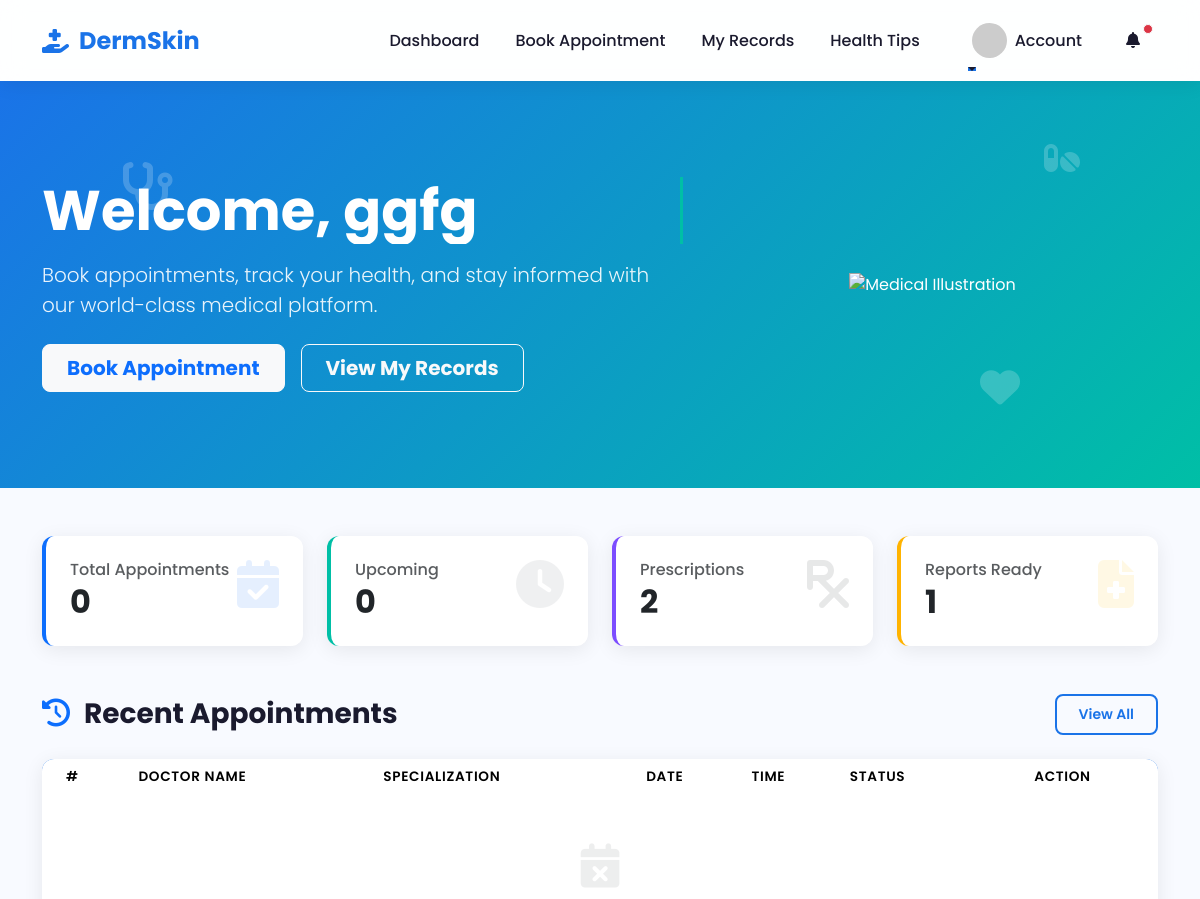
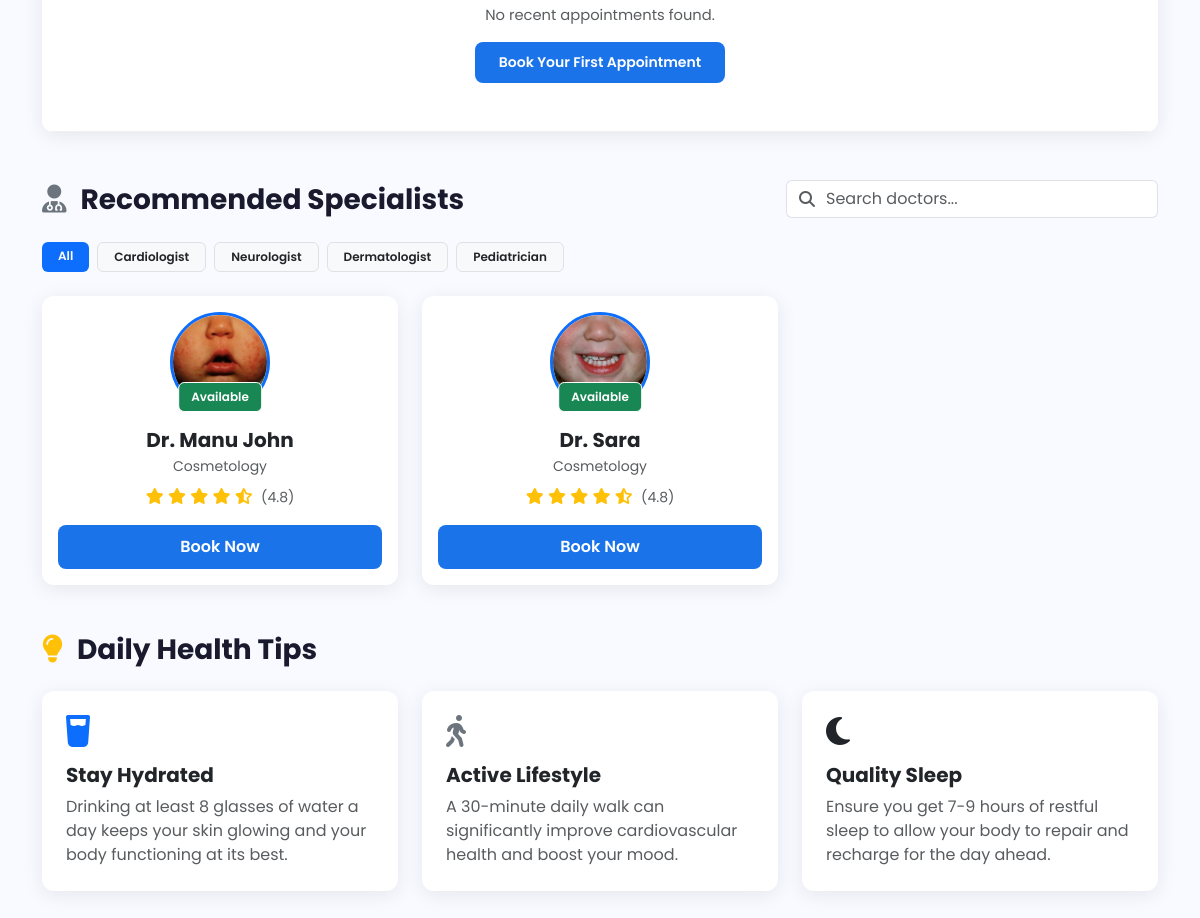
Page /patient_homepage/ (signed in) on the earlier database version (2 pictures, top to bottom).
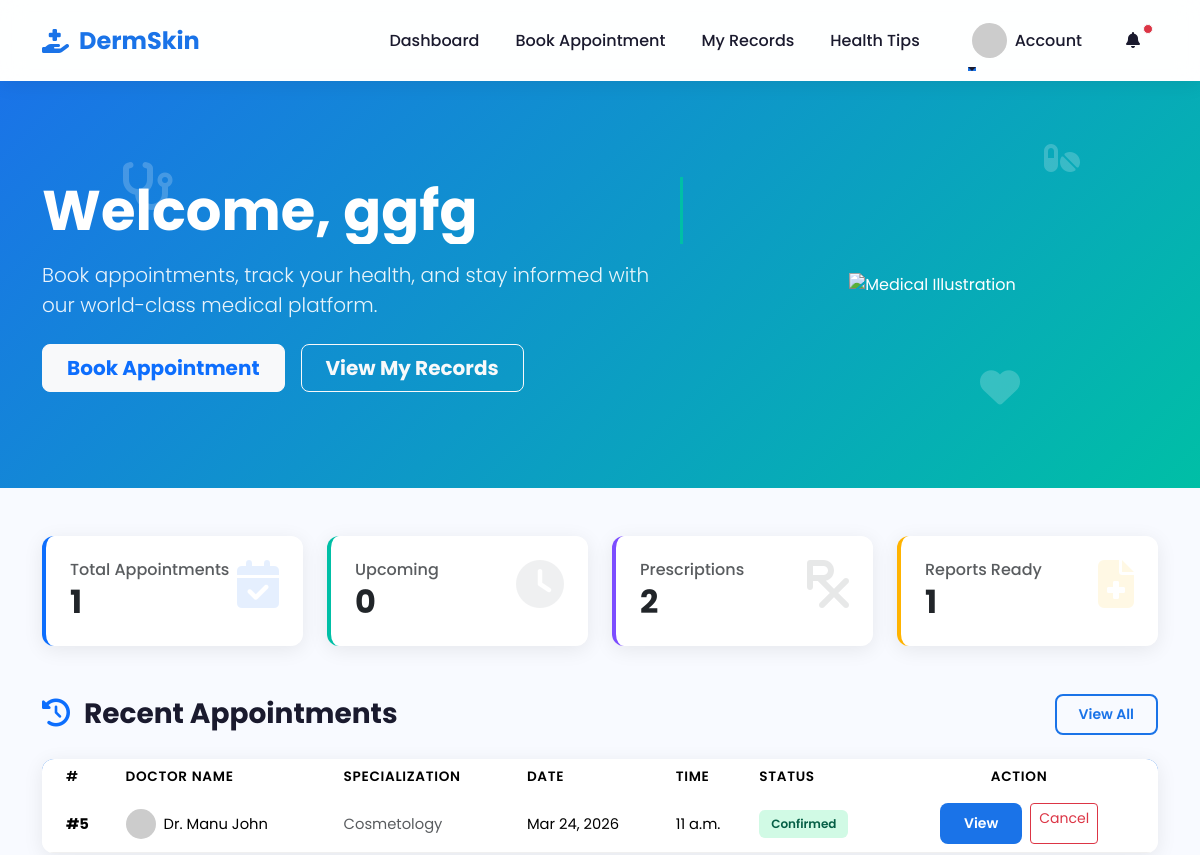
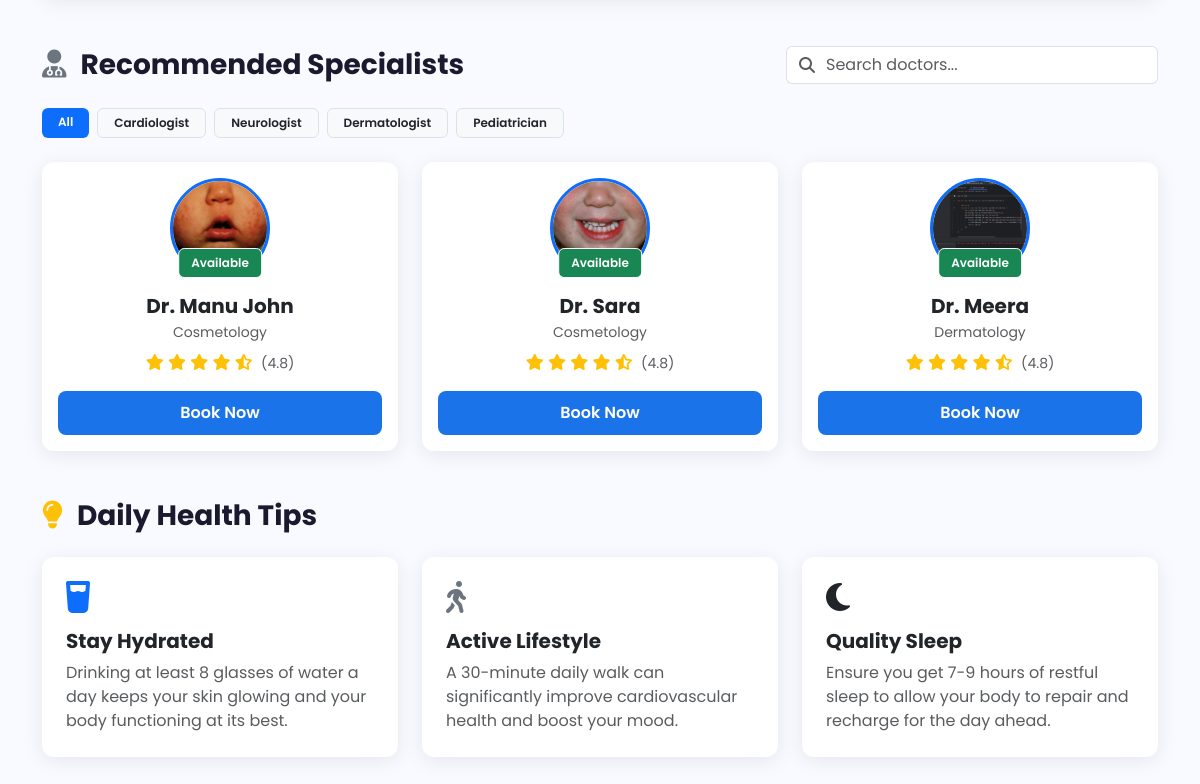
Same page on the later database version (2 pictures, top to bottom).
### clinicadmin/models.py (models this page shows)
class tbl_doctor(models.Model):
    name=models.CharField(max_length=20)
    age=models.IntegerField()
    gender=models.CharField(max_length=10)
    profile_picture=models.ImageField(upload_to='doctor_profiles/', blank=True, null=True)
    email=models.EmailField(max_length=128,unique=True)
    phone_number=models.CharField(max_length=20)
    address=models.TextField()
    identification=models.ImageField(upload_to='doctor_id_proofs/', blank=True, null=True)
    specialization=models.CharField(max_length=30)
    qualification = models.CharField(max_length=50, blank=True, null=True)
    medical_registration_number=models.CharField(max_length=20,unique=True)
    password=models.CharField(max_length=128,blank=True)

### patient/models.py (models this page shows, shortened)
class tbl_appointment(models.Model):
    STATUS_CHOICES = [
        ('pending', 'Pending'),
        ('confirmed', 'Confirmed'),
        ('completed', 'Completed'),
        ('cancelled', 'Cancelled'),
    ]
    patient = models.ForeignKey(tbl_patient, on_delete=models.CASCADE, related_name='appointments')
    doctor = models.ForeignKey(tbl_doctor, on_delete=models.CASCADE, related_name='appointments')
    appointment_date = models.DateField()
    token_number = models.IntegerField()
    estimated_time = models.TimeField()
    status = models.CharField(max_length=20, choices=STATUS_CHOICES, default='pending')
    symptoms = models.TextField(blank=True, null=True)
    created_at = models.DateTimeField(auto_now_add=True)
    updated_at = models.DateTimeField(auto_now=True)
    class Meta:
        unique_together = ('doctor', 'appointment_date', 'token_number')
        ordering = ['appointment_date', 'token_number']

### patient/views.py (the view)
# urls.py: path('patient_homepage/', views.home_page, name='patient_homepage'),
def home_page(request):
    patient_id = request.session.get('pid')
    if not patient_id:
        return redirect('webguest:login')
    patient = tbl_patient.objects.get(id=patient_id)
    appointments = tbl_appointment.objects.filter(patient=patient)
    context = {
        'patient': patient,
        'total_appointments': appointments.count(),
        'upcoming_appointments': appointments.filter(appointment_date__gte=date.today(), status='confirmed').count(),
        'prescriptions': 2, # Placeholder or fetch from medical records if available
        'reports_ready': 1,  # Placeholder or fetch from medical records if available
        'recent_appointments': appointments.order_by('-appointment_date')[:5],
        'doctors': tbl_doctor.objects.all()[:3]
    }
    return render(request, 'patient/home.html', context)

### templates/patient/home.html (shortened to what the changed rows need)
{% extends 'base/header.html' %}
{% load static %}
{% block content %}
<section class="hero-section text-white py-5" style="background: linear-gradient(135deg, #1A73E8, #00BFA6); position: relative; overflow: hidden;">
    <div class="container py-5 position-relative">
        <div class="row align-items-center">
            <div class="col-lg-7">
                <h1 class="display-4 fw-bold mb-3 typewriter-text">Welcome, {{ patient.first_name }}</h1>
            </div>
        </div>
    </div>
</section>
<div class="container py-5">
    <div class="row g-4 mb-5">
        <div class="col-md-3" data-aos="fade-up">
            <div class="card p-4 border-start-4 border-primary h-100" style="border-left: 4px solid var(--primary);">
                <div class="d-flex justify-content-between align-items-start">
                    <div>
                        <h6 class="text-muted mb-1">Total Appointments</h6>
                        <h2 class="fw-bold mb-0 count-up" data-count="{{ total_appointments }}">{{ total_appointments }}</h2>
                    </div>
                </div>
            </div>
        </div>
        <div class="col-md-3" data-aos="fade-up" data-aos-delay="100">
            <div class="card p-4 border-start-4 h-100" style="border-left: 4px solid var(--secondary);">
                <div class="d-flex justify-content-between align-items-start">
                    <div>
                        <h2 class="fw-bold mb-0 count-up" data-count="{{ upcoming_appointments }}">{{ upcoming_appointments }}</h2>
                    </div>
                </div>
            </div>
        </div>
        <div class="col-md-3" data-aos="fade-up" data-aos-delay="200">
            <div class="card p-4 border-start-4 h-100" style="border-left: 4px solid var(--accent);">
                <div class="d-flex justify-content-between align-items-start">
                    <div>
                        <h2 class="fw-bold mb-0 count-up" data-count="{{ prescriptions }}">{{ prescriptions }}</h2>
                    </div>
                </div>
            </div>
        </div>
        <div class="col-md-3" data-aos="fade-up" data-aos-delay="300">
            <div class="card p-4 border-start-4 h-100" style="border-left: 4px solid var(--warning);">
                <div class="d-flex justify-content-between align-items-start">
                    <div>
                        <h2 class="fw-bold mb-0 count-up" data-count="{{ reports_ready }}">{{ reports_ready }}</h2>
                    </div>
                </div>
            </div>
        </div>
    </div>
    <div class="mb-5" data-aos="fade-up">
        <div class="table-responsive">
            <table class="table table-hover mb-0">
                <thead>
                    <tr>
                        <th class="ps-4">#</th>
                        <th>Doctor Name</th>
                        <th>Specialization</th>
                        <th>Date</th>
                        <th>Time</th>
                        <th>Status</th>
                        <th class="text-center pe-4">Action</th>
                    </tr>
                </thead>
                <tbody>
                    {% for app in recent_appointments %}
                    <tr>
                        <td class="ps-4 fw-bold">#{{ app.token_number }}</td>
                        <td>
                            <div class="d-flex align-items-center">
                                <img src="https://ui-avatars.com/api/?name={{ app.doctor.name }}&background=random" class="rounded-circle me-2" width="30">
                                {{ app.doctor.name }}
                            </div>
                        </td>
                        <td><span class="text-muted">{{ app.doctor.specialization }}</span></td>
                        <td>{{ app.appointment_date|date:"M d, Y" }}</td>
                        <td>{{ app.estimated_time }}</td>
                        <td>
                            {% if app.status == 'confirmed' %}
                                <span class="badge badge-success">Confirmed</span>
                            {% elif app.status == 'pending' %}
                                <span class="badge badge-warning">Pending</span>
                            {% elif app.status == 'cancelled' %}
                                <span class="badge badge-danger">Cancelled</span>
                            {% else %}
                                <span class="badge badge-primary">{{ app.status|title }}</span>
                            {% endif %}
                        </td>
                        <td class="text-center pe-4">
                            <div class="d-flex gap-2 justify-content-center">
                                <a href="#" class="btn btn-sm btn-primary">View</a>
                                <a href="#" class="btn btn-sm btn-outline-danger">Cancel</a>
                            </div>
                        </td>
                    </tr>
                    {% empty %}
                    <tr>
                        <td colspan="7" class="text-center py-5">
                            <div class="text-muted">
                                <i class="fas fa-calendar-times fa-3x mb-3 opacity-20"></i>
                                <p>No recent appointments found.</p>
                                <a href="{% url 'webpatient:doctor_list' %}" class="btn btn-primary btn-sm">Book Your First Appointment</a>
                            </div>
                        </td>
                    </tr>
                    {% endfor %}
                </tbody>
            </table>
        </div>
    </div>
    <div class="mb-5" data-aos="fade-up">
        <div class="row g-4">
            {% for doctor in doctors %}
            <div class="col-md-4" data-aos="zoom-in" data-aos-delay="{{ forloop.counter0 }}00">
                <div class="card h-100 p-3 text-center">
                    <div class="position-relative mb-3">
                        <img src="{% if doctor.profile_picture %}{{ doctor.profile_picture.url }}{% else %}https://ui-avatars.com/api/?name={{ doctor.name }}&background=1A73E8&color=fff{% endif %}"
                             class="rounded-circle border border-primary border-3" width="100" height="100" style="object-fit: cover;">
                        <span class="position-absolute bottom-0 start-50 translate-middle-x badge bg-success border border-white">Available</span>
                    </div>
                    <h5 class="fw-bold mb-1">{{ doctor.name }}</h5>
                    <p class="text-muted small mb-2">{{ doctor.specialization }}</p>
                    <div class="text-warning mb-3">
                        <i class="fas fa-star"></i>
                        <i class="fas fa-star"></i>
                        <i class="fas fa-star"></i>
                        <i class="fas fa-star"></i>
                        <i class="fas fa-star-half-alt"></i>
                        <span class="text-muted small ms-1">(4.8)</span>
                    </div>
                    <a href="{% url 'webpatient:book_appointment' doctor.id %}" class="btn btn-primary w-100">Book Now</a>
                </div>
            </div>
            {% endfor %}
        </div>
    </div>
</div>
{% endblock %}

Differences in the rows shown:
added tbl_appointment: token_number "5", doctor.name "Dr. Manu John", doctor.specialization "Cosmetology", appointment_date "Mar 24, 2026", estimated_time "11 a.m.", status "Confirmed"
added tbl_doctor: profile_picture (picture), name "Dr. Meera", specialization "Dermatology"
Other differences:
{{ total_appointments }}: "0" → "1"
text no longer shown: "No recent appointments found. Book Your First Appointment"
